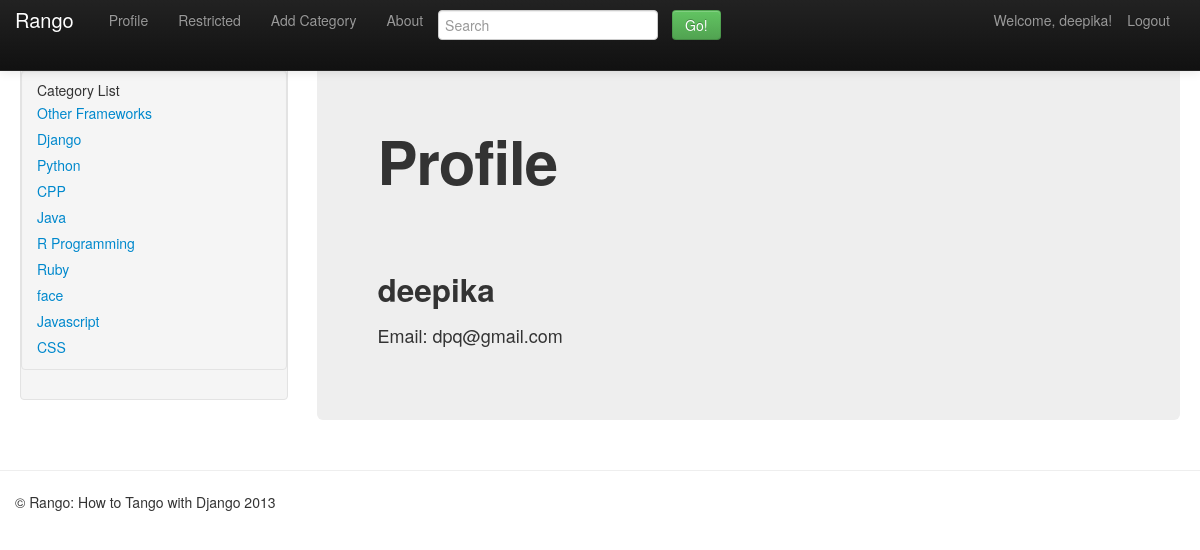
The app's page /rango/profile/ (signed in) with its own data.
### rango/models.py (models this page shows, shortened)
class Category(models.Model):
	name = models.CharField(max_length=128, unique=True)
	views = models.IntegerField(default=0)
	likes = models.IntegerField(default=0)
	class Meta:
		verbose_name_plural ="Categories"

### rango/views.py (the view)
@login_required
def profile(request):
	context = RequestContext(request)
	cat_list = get_category_list()
	context_dict = {'cat_list': cat_list}
	u = User.objects.get(username=request.user)
	try:
		up = UserProfile.objects.get(user=u)
	except:
		up = None
		context_dict['user'] = u
		context_dict['userprofile'] = up
	return render_to_response('rango/profile.html', context_dict, context)

### rango/views.py (called while the page is built)
def encode_url(name_string):
	return name_string.replace(' ','_')

def get_category_list():
	cat_list = Category.objects.all()
	for cat in cat_list:
		cat.url = encode_url(cat.name)
	return cat_list

### templates/rango/profile.html (shortened to what this page needs)
{% extends "rango/base.html" %}
{% block body_block %}
<div class="hero-unit">
    <h1> Profile <h1> <br/>
    <h2>{{ user.username }}</h2>
    <p>Email: {{ user.email }}</p>
</div>
{% endblock %}

### templates/rango/base.html (shortened to what this page needs)
<!DOCTYPE html>
{% load static %}
<html lang="en">
<head>
        <link rel="stylesheet" href="{% static 'css/bootstrap-min.css' %}">
        <link rel="stylesheet" href="{% static 'css/bootstrap-fluid-adj.css' %}">
        <link rel="stylesheet" href="{% static 'css/bootstrap-responsive.css' %}">
</head>
<body>
        <div class="navbar navbar-inverse navbar-fixed-top">
            <div class="navbar-inner">
                <div class="container">
                    <a class="brand" href="/rango/">Rango</a>
                    <div class="nav-collapse collapse">
                        <ul class="nav pull-right">
                            {% if user.is_authenticated %}
                            <li class="navbar-text">Welcome, {{ user.username }}!</li>
                            <li><a href="/rango/logout/">Logout</a></li>
                            {% else %}
                            <li><a href="/rango/register/">Register</a></li>
                            <li><a href="/rango/login/">Login</a></li>
                        {% endif %}
                        </ul>
                    <ul class="nav">
                    {% if user.is_authenticated %}
                      <li><a href="/rango/profile">Profile</a></li>
                      <li><a href="/rango/restricted/">Restricted</a></li>
                      <li><a href="/rango/add_category/">Add Category</a></li>
                    {% endif %}
                    <li><a href="/rango/about/">About</a></li>
                    <li><form action="/rango/generic_search/" method="POST">
                            <input type="text" placeholder="Search" name="query" style="margin-top: 10px; "/>
                            <button type="submit" class="btn btn-success" style="margin: 10px;">Go!</button>
                    </form></li>
                    </ul>
                    </div>
                </div>
            </div>
        </div>
            <div class="container-fluid">
                <div class="row-fluid">
                <div class="span3">
                <div class="well sidebar-nav">
                        <div class="well sidebar-nav">
                                <div id="cats">
                                    {% if cat_list %}
                                    <ul class="nav nav-list"><li>Category List</li></ul>
                                    {% include 'rango/category_list.html' with cat_list=cat_list %}
                                    {% endif %}
                                </div>
                        </div>
                </div>
                </div>
                <div class="span9">
                {% block body_block %}
                {% endblock %}
                </div>
                </div>
            </div>
<hr/>
<footer>
        <div class="container">
        <p>&copy; Rango: How to Tango with Django 2013</p>
        </div>
        </footer>
</body>
</html>

### templates/rango/category_list.html
<ul class="nav nav-list">
        {% if cat_list %}
        {% for cat in cat_list %}
        <li><a href="/rango/category/{{ cat.url }}">{{ cat.name }}</a></li>
        {% endfor %}
        {% else %}
        <li>No categories at present.</li>
        {% endif %}
        </ul>

### records on screen
Category: name "Other Frameworks"
Category: name "Django"
Category: name "Python"
Category: name "CPP"
Category: name "Java"
Category: name "R Programming"
Category: name "Ruby"
Category: name "face"
Category: name "Javascript"
Category: name "CSS"

### other values on screen
{{ user.username }} "deepika"
{{ user.email }} "dpq@gmail.com"
